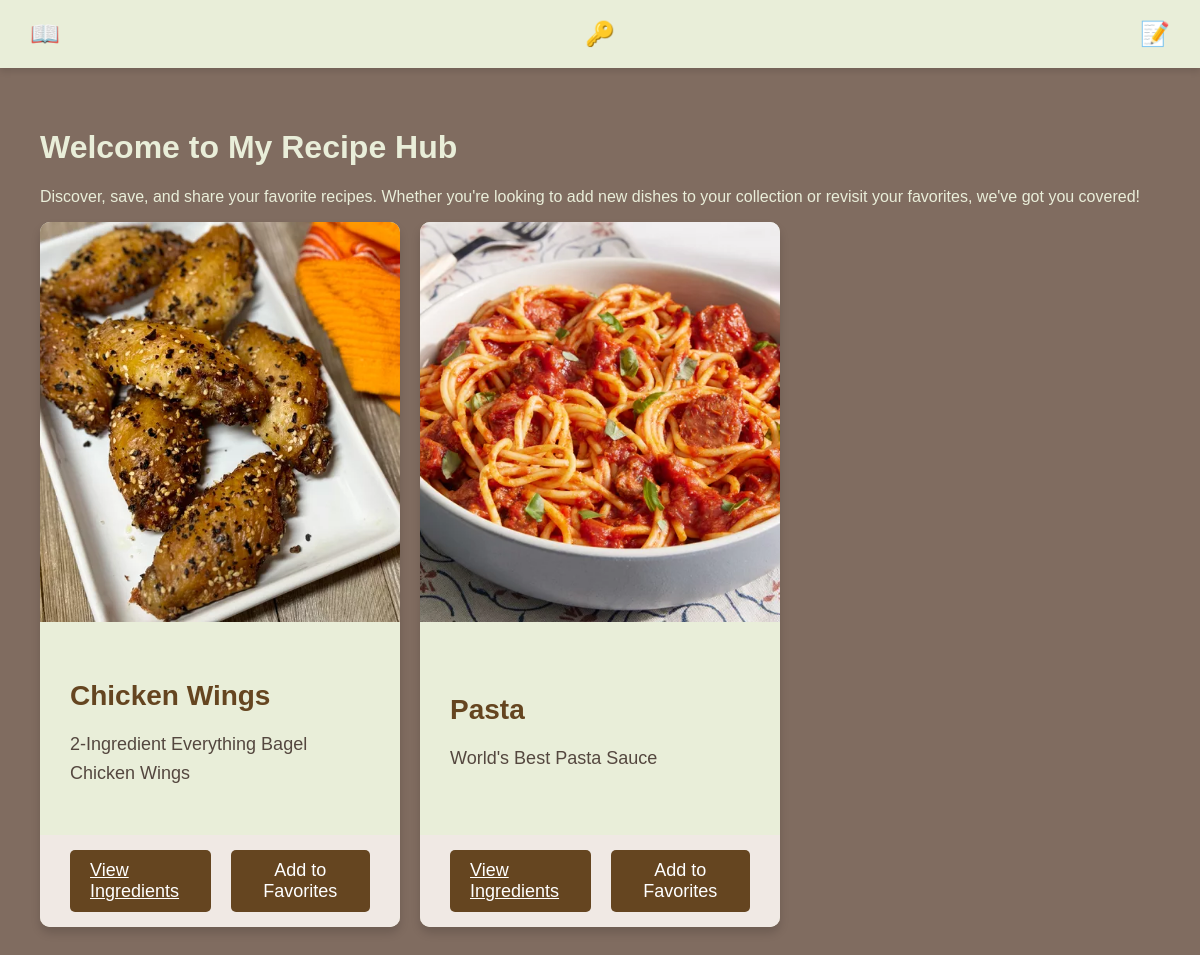
The page / on the database its author committed.
### welcome/models.py (models this page shows, shortened)
class Recipe(models.Model):
    title = models.CharField(max_length=200)
    description = models.TextField()
    image = models.ImageField(upload_to='recipe_images/', null=True, blank=True)  # New image field
    author = models.ForeignKey(User, on_delete=models.CASCADE)
    created_at = models.DateTimeField(auto_now_add=True)

### welcome/views.py (the view)
# urls.py: path('', views.index, name='index'),  # Homepage
def index(request):
    recipes = Recipe.objects.all().order_by('-created_at')
    if request.user.is_authenticated:
        favorite_recipes = Favorite.objects.filter(user=request.user).values_list('recipe_id', flat=True)
        for recipe in recipes:
            recipe.is_favorite = recipe.id in favorite_recipes
    else:
        out = True
        for recipe in recipes:
            recipe.is_favorite = False
    return render(request, 'index.html',{'recipes': recipes})

### welcome/templates/index.html (shortened to what this page needs)
<!DOCTYPE html>
<html lang="en">
<head>
</head>
<body>
    <header>
        <a href="{% url 'index' %}" class="icon" title="RECIPES">📖</a>
        {% if user.is_authenticated %}
            <a href="{% url 'add_recipe' %}" class="icon" title="Add Recipe">➕</a>
            <a href="{% url 'my_recipes' %}" class="icon" title="My Recipes">📜</a>
            <a href="{% url 'favorites' %}" class="icon" title="Favorites">❤️</a>
            <a href="{% url 'logout' %}" class="icon" title="Logout">🚪</a>
        {% else %}
            <a href="{% url 'login' %}" class="icon" title="Login">🔑</a>
            <a href="{% url 'register' %}" class="icon" title="Register">📝</a>
        {% endif %}
    </header>
    <main>
        <h1>Welcome to My Recipe Hub</h1>
        <p>
            Discover, save, and share your favorite recipes. Whether you're looking to add new dishes to your collection
            or revisit your favorites, we've got you covered!
        </p>
        <div class="recipe-container">
            {% for recipe in recipes %}
                <div class="recipe-box">
                    <img src="{{ recipe.image.url }}" alt="{{ recipe.title }}" class="recipe-image">
                    <div class="recipe-details">
                        <h3 class="recipe-title">{{ recipe.title }}</h3>
                        <p class="recipe-description">
                            {{ recipe.description|truncatewords:40 }}
                        </p>
                    </div>
                    <div class="recipe-actions">
                        <a href="{% url 'recipe_detail' recipe.id %}" class="action-btn" title="View Ingredients">View Ingredients</a>
                        {% if recipe.is_favorite %}
                            <button class="action-btn remove-fav-btn" data-recipe-id="{{ recipe.id }}" title="Remove from Favorites">Remove from Favorites</button>
                        {% else %}
                            <button class="action-btn add-fav-btn" data-recipe-id="{{ recipe.id }}" title="Add to Favorites">Add to Favorites</button>
                        {% endif %}
                    </div>
                </div>
            {% endfor %}
        </div>
    </main>
</body>
</html>

### welcome/templates/index.html (style rules this page uses)
body { font-family: Arial, sans-serif; background-color: #806c60; margin: 0; padding: 0; }
header { background-color: #E9EED9; padding: 10px 20px; display: flex; justify-content: space-between; align-items: center; box-shadow: 0 4px 6px rgba(0, 0, 0, 0.1); }
.icon { color: #654520; font-size: 24px; text-decoration: none; padding: 10px; border-radius: 50%; display: inline-flex; justify-content: center; align-items: center; transition: background-color 0.3s ease; }
main { padding: 40px; color: #E9EED9; }
.recipe-container { display: grid; grid-template-columns: repeat(3, 1fr); gap: 20px; justify-content: center; }
.recipe-box { background-color: #E9EED9; border-radius: 10px; box-shadow: 0 6px 10px rgba(0, 0, 0, 0.15); overflow: hidden; display: flex; flex-direction: column; justify-content: space-between; }
.recipe-image { width: 100%; height: 400px; object-fit: cover; }
.recipe-details { padding: 30px; }
.recipe-title { font-size: 28px; color: #654520; margin-bottom: 15px; }
.recipe-description { font-size: 18px; color: #54473F; line-height: 1.6; }
.recipe-actions { display: flex; justify-content: space-between; align-items: center; padding: 15px 30px; background-color: #F0E9E4; gap: 20px; }
.action-btn { font-size: 18px; cursor: pointer; padding: 10px 20px; background-color: #654520; color: white; border: none; border-radius: 5px; transition: background-color 0.3s ease; }
.add-fav-btn { background-color: #654520; }

### rows shown on the page
Recipe: image (picture), title "Chicken Wings", description "2-Ingredient Everything Bagel Chicken Wings"
Recipe: image (picture), title "Pasta", description "World's Best Pasta Sauce"
